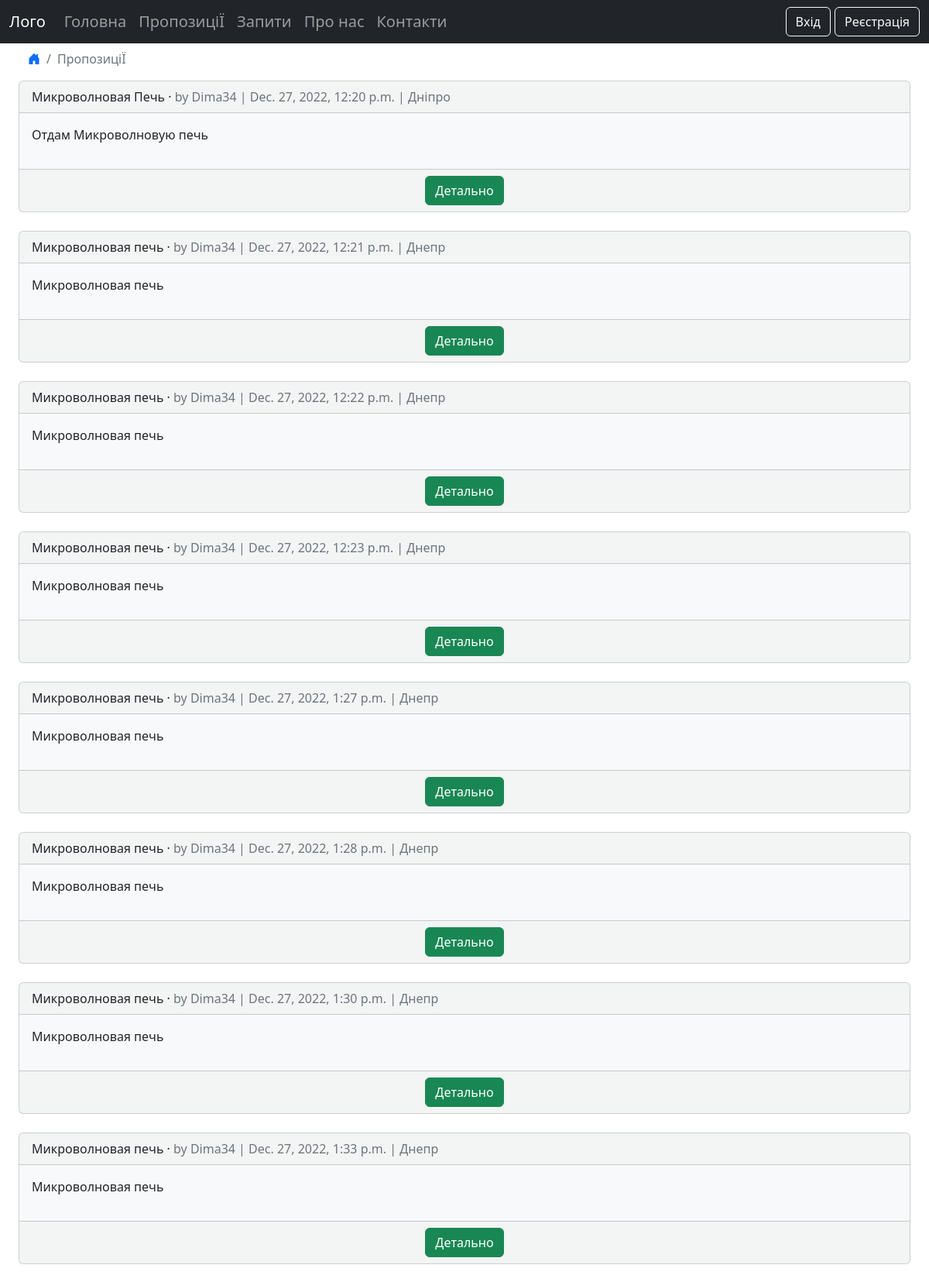
Before: /offers/ (upper part) with the older database file.
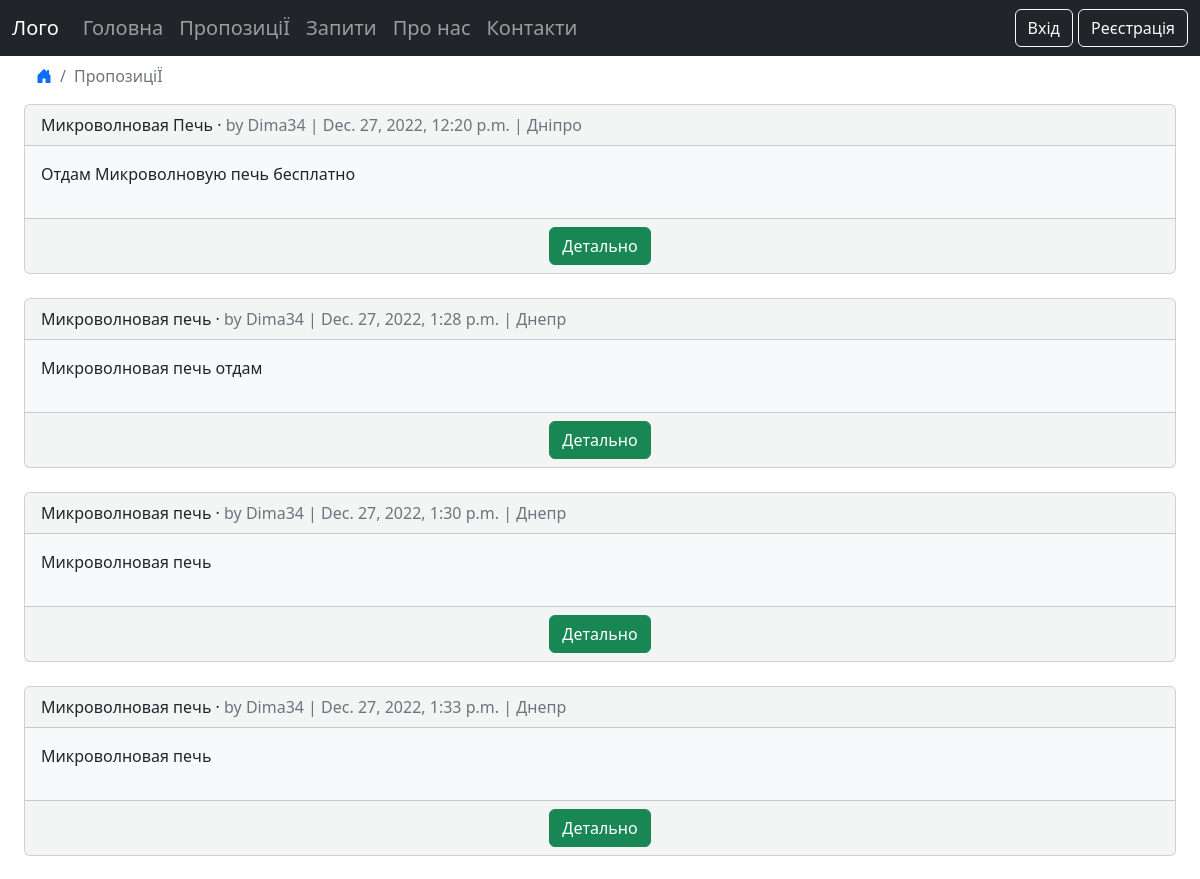
After: the same page with the newer database file.
### offers/models.py (models this page shows, shortened)
class Offers(models.Model):
    title = models.CharField(max_length=255)
    body = models.TextField('Опис', max_length=255)
    url_image = models.URLField(blank=True)
    location = models.TextField(blank=True)
    date = models.DateTimeField(auto_now_add=True)
    author = models.ForeignKey(
        'accounts.CustomUser',
        on_delete=models.CASCADE,
    )

### accounts/models.py (models this page shows)
class CustomUser(AbstractUser):
    phone = models.CharField(max_length=15)

### offers/views.py (the view)
# urls.py: path("", OffersListView.as_view(), name="offers_list"),
class OffersListView(ListView):
    model = Offers
    template_name = "offers_list.html"

### templates/offers_list.html (shortened to what this page needs)
{% extends "base.html" %}
{% load crispy_forms_tags %}
{% block content %}
<ul class="breadcrumb ms-4">
    <li class="breadcrumb-item"><a href="{% url 'home' %}"><i class="bi bi-house-door-fill"></i></a></li>
    <li class="breadcrumb-item active">ПропозиціЇ</li>
</ul>
{% for offers in offers_list %}
<div class="container-fluid">
    <div class="card card-list bg-light bg-opacity-50">
        <div class="card-header">
            <span class="font-weight-bold">{{ offers.title }}</span> &middot;
            <span class="text-muted">by {{ offers.author }} |
                {{ offers.date }} | {{ offers.location }}</span>
        </div>
        <div class="card-body bg-light post-entry">
            <p>{{ offers.body }}</p>
        </div>
        <div class="card-footer text-center text-muted">
            <a class = "btn btn-success" href="{% url 'offers_detail' offers.pk %}">Детально</a>
        </div>
    </div>
</div>
{% endfor %}
{% endblock content %}

### templates/base.html (shortened to what this page needs)
{% load static %}
<!DOCTYPE html>
<html lang="uk">
<head>
    <link rel="stylesheet" href="https://cdn.jsdelivr.net/npm/bootstrap@5.2.0/dist/css/bootstrap.min.css">
    <link rel="stylesheet" href="https://cdn.jsdelivr.net/npm/bootstrap-icons@1.9.1/font/bootstrap-icons.css">
</head>
<body>
    <div>
        <nav class="navbar navbar-expand-md navbar-dark bg-dark h5">
            <div class="container-fluid">
                <a class="navbar-brand" href="{% url 'home' %}">Лого</a>
                <div class="collapse navbar-collapse" id="collapsibleNavbar">
                    <ul class="navbar-nav">
                        <li class="nav-item">
                            <a class="nav-link" href="{% url 'home' %}">Головна</a>
                        </li>
                        <li class="nav-item">
                            <a class="nav-link" href="{% url 'offers_list' %}">ПропозиціЇ</a>
                        </li>
                        <li class="nav-item">
                            <a class="nav-link" href="#">Запити</a>
                        </li>
                        <li class="nav-item">
                            <a class="nav-link" href="{% url 'about' %}">Про нас</a>
                        </li>
                        <li class="nav-item">
                            <a class="nav-link" href="{% url 'contacts' %}">Контакти</a>
                        </li>
                    </ul>
                    <div class="navbar-collapse justify-content-end">
                        <ul class="navbar-nav">
                            <li class="nav-item">
                                {% if user.is_authenticated %}
                                <span class="text-white h6">Привіт {{ user.first_name }}</span>
                                    <a class="btn btn-outline-light" href="{% url 'changepassword' %}">Зміна паролю</a>
                                    <a class="btn btn-outline-light" href="{% url 'logout' %}">Вийти</a>
                                {% else %}
                                    <a class="btn btn-outline-light" href="{% url 'login' %}">Вхід</a>
                                    <a class="btn btn-outline-light" href="{% url 'signup' %}">Реєстрація</a>
                                {% endif %}
                            </li>
                        </ul>
                    </div>
                </div>
            </div>
        </nav>
    </div>
    <div class="container-fluid">
        {% block content %}
        {% endblock content %}
    </div>
</body>
</html>

Changed rows visible on the page:
removed Offers: title "Микроволновая печь", author "Dima34", date "Dec. 27, 2022, 12:21 p.m.", location "Днепр", body "Микроволновая печь"
removed Offers: title "Микроволновая печь", author "Dima34", date "Dec. 27, 2022, 12:22 p.m.", location "Днепр", body "Микроволновая печь"
removed Offers: title "Микроволновая печь", author "Dima34", date "Dec. 27, 2022, 12:23 p.m.", location "Днепр", body "Микроволновая печь"
removed Offers: title "Микроволновая печь", author "Dima34", date "Dec. 27, 2022, 1:27 p.m.", location "Днепр", body "Микроволновая печь"
changed Offers "Микроволновая Печь": body "Отдам Микроволновую печь" → "Отдам Микроволновую печь бесплатно"
changed Offers: body "Микроволновая печь" → "Микроволновая печь отдам"
